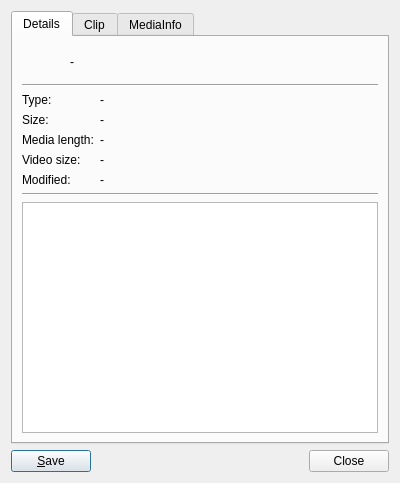
<?xml version="1.0" encoding="UTF-8"?>
<ui version="4.0">
 <class>PropertiesWindow</class>
 <widget class="QDialog" name="PropertiesWindow">
  <property name="geometry">
   <rect>
    <x>0</x>
    <y>0</y>
    <width>400</width>
    <height>483</height>
   </rect>
  </property>
  <property name="windowTitle">
   <string>Properties</string>
  </property>
  <property name="windowIcon">
   <iconset>
    <normalon>:/images/icon/mpc-qt.svg</normalon>
   </iconset>
  </property>
  <layout class="QVBoxLayout" name="mainLayout">
   <item>
    <widget class="QTabWidget" name="tabWidget">
     <property name="sizePolicy">
      <sizepolicy hsizetype="Expanding" vsizetype="Preferred">
       <horstretch>0</horstretch>
       <verstretch>0</verstretch>
      </sizepolicy>
     </property>
     <property name="currentIndex">
      <number>0</number>
     </property>
     <widget class="QWidget" name="detailsTab">
      <attribute name="title">
       <string>Details</string>
      </attribute>
      <layout class="QFormLayout" name="detailsTabLayout">
       <item row="0" column="0" colspan="2">
        <layout class="QHBoxLayout" name="detailsFileLayout" stretch="0,1">
         <property name="spacing">
          <number>16</number>
         </property>
         <item>
          <widget class="QLabel" name="detailsIcon">
           <property name="sizePolicy">
            <sizepolicy hsizetype="Minimum" vsizetype="Minimum">
             <horstretch>0</horstretch>
             <verstretch>0</verstretch>
            </sizepolicy>
           </property>
           <property name="minimumSize">
            <size>
             <width>32</width>
             <height>32</height>
            </size>
           </property>
           <property name="text">
            <string/>
           </property>
          </widget>
         </item>
         <item>
          <widget class="QLabel" name="detailsFilename">
           <property name="text">
            <string notr="true">-</string>
           </property>
           <property name="wordWrap">
            <bool>true</bool>
           </property>
           <property name="textInteractionFlags">
            <set>Qt::TextInteractionFlag::LinksAccessibleByMouse|Qt::TextInteractionFlag::TextSelectableByMouse</set>
           </property>
          </widget>
         </item>
        </layout>
       </item>
       <item row="1" column="0" colspan="2">
        <widget class="Line" name="detailsLine">
         <property name="orientation">
          <enum>Qt::Orientation::Horizontal</enum>
         </property>
        </widget>
       </item>
       <item row="2" column="0">
        <widget class="QLabel" name="detailsTypeLabel">
         <property name="text">
          <string>Type:</string>
         </property>
        </widget>
       </item>
       <item row="2" column="1">
        <widget class="QLabel" name="detailsType">
         <property name="text">
          <string notr="true">-</string>
         </property>
         <property name="textInteractionFlags">
          <set>Qt::TextInteractionFlag::LinksAccessibleByMouse|Qt::TextInteractionFlag::TextSelectableByMouse</set>
         </property>
        </widget>
       </item>
       <item row="3" column="0">
        <widget class="QLabel" name="detailsSizeLabel">
         <property name="text">
          <string>Size:</string>
         </property>
        </widget>
       </item>
       <item row="3" column="1">
        <widget class="QLabel" name="detailsSize">
         <property name="text">
          <string notr="true">-</string>
         </property>
         <property name="textInteractionFlags">
          <set>Qt::TextInteractionFlag::LinksAccessibleByMouse|Qt::TextInteractionFlag::TextSelectableByMouse</set>
         </property>
        </widget>
       </item>
       <item row="4" column="0">
        <widget class="QLabel" name="detailsLengthLabel">
         <property name="text">
          <string>Media length:</string>
         </property>
        </widget>
       </item>
       <item row="4" column="1">
        <widget class="QLabel" name="detailsLength">
         <property name="text">
          <string notr="true">-</string>
         </property>
         <property name="textInteractionFlags">
          <set>Qt::TextInteractionFlag::LinksAccessibleByMouse|Qt::TextInteractionFlag::TextSelectableByMouse</set>
         </property>
        </widget>
       </item>
       <item row="5" column="0">
        <widget class="QLabel" name="detailsVideoSizeLabel">
         <property name="text">
          <string>Video size:</string>
         </property>
        </widget>
       </item>
       <item row="5" column="1">
        <widget class="QLabel" name="detailsVideoSize">
         <property name="text">
          <string notr="true">-</string>
         </property>
         <property name="textInteractionFlags">
          <set>Qt::TextInteractionFlag::LinksAccessibleByMouse|Qt::TextInteractionFlag::TextSelectableByMouse</set>
         </property>
        </widget>
       </item>
       <item row="6" column="0">
        <widget class="QLabel" name="detailsModifiedLabel">
         <property name="text">
          <string>Modified:</string>
         </property>
        </widget>
       </item>
       <item row="6" column="1">
        <widget class="QLabel" name="detailsModified">
         <property name="text">
          <string notr="true">-</string>
         </property>
         <property name="textInteractionFlags">
          <set>Qt::TextInteractionFlag::LinksAccessibleByMouse|Qt::TextInteractionFlag::TextSelectableByMouse</set>
         </property>
        </widget>
       </item>
       <item row="7" column="0" colspan="2">
        <widget class="Line" name="detailsLine_2">
         <property name="orientation">
          <enum>Qt::Orientation::Horizontal</enum>
         </property>
        </widget>
       </item>
       <item row="8" column="0" colspan="2">
        <widget class="QPlainTextEdit" name="detailsTracks">
         <property name="sizePolicy">
          <sizepolicy hsizetype="Expanding" vsizetype="Expanding">
           <horstretch>0</horstretch>
           <verstretch>0</verstretch>
          </sizepolicy>
         </property>
         <property name="lineWrapMode">
          <enum>QPlainTextEdit::LineWrapMode::NoWrap</enum>
         </property>
         <property name="readOnly">
          <bool>true</bool>
         </property>
        </widget>
       </item>
      </layout>
     </widget>
     <widget class="QWidget" name="clipTab">
      <attribute name="title">
       <string>Clip</string>
      </attribute>
      <layout class="QFormLayout" name="clipTabLayout">
       <item row="0" column="0" colspan="2">
        <layout class="QHBoxLayout" name="clipFileLayout" stretch="0,1">
         <property name="spacing">
          <number>16</number>
         </property>
         <item>
          <widget class="QLabel" name="clipIcon">
           <property name="sizePolicy">
            <sizepolicy hsizetype="Minimum" vsizetype="Minimum">
             <horstretch>0</horstretch>
             <verstretch>0</verstretch>
            </sizepolicy>
           </property>
           <property name="minimumSize">
            <size>
             <width>32</width>
             <height>32</height>
            </size>
           </property>
           <property name="text">
            <string/>
           </property>
          </widget>
         </item>
         <item>
          <widget class="QLabel" name="clipFilename">
           <property name="text">
            <string notr="true">-</string>
           </property>
           <property name="wordWrap">
            <bool>true</bool>
           </property>
           <property name="textInteractionFlags">
            <set>Qt::TextInteractionFlag::LinksAccessibleByMouse|Qt::TextInteractionFlag::TextSelectableByMouse</set>
           </property>
          </widget>
         </item>
        </layout>
       </item>
       <item row="1" column="0" colspan="2">
        <widget class="Line" name="clipLine">
         <property name="orientation">
          <enum>Qt::Orientation::Horizontal</enum>
         </property>
        </widget>
       </item>
       <item row="2" column="0">
        <widget class="QLabel" name="clipTitleLabel">
         <property name="sizePolicy">
          <sizepolicy hsizetype="Preferred" vsizetype="Minimum">
           <horstretch>0</horstretch>
           <verstretch>0</verstretch>
          </sizepolicy>
         </property>
         <property name="text">
          <string>Clip:</string>
         </property>
         <property name="alignment">
          <set>Qt::AlignmentFlag::AlignLeading|Qt::AlignmentFlag::AlignLeft|Qt::AlignmentFlag::AlignTop</set>
         </property>
        </widget>
       </item>
       <item row="2" column="1">
        <widget class="QLabel" name="clipTitle">
         <property name="sizePolicy">
          <sizepolicy hsizetype="MinimumExpanding" vsizetype="Minimum">
           <horstretch>0</horstretch>
           <verstretch>0</verstretch>
          </sizepolicy>
         </property>
         <property name="text">
          <string notr="true">-</string>
         </property>
         <property name="alignment">
          <set>Qt::AlignmentFlag::AlignLeading|Qt::AlignmentFlag::AlignLeft|Qt::AlignmentFlag::AlignTop</set>
         </property>
         <property name="wordWrap">
          <bool>true</bool>
         </property>
         <property name="textInteractionFlags">
          <set>Qt::TextInteractionFlag::LinksAccessibleByMouse|Qt::TextInteractionFlag::TextSelectableByMouse</set>
         </property>
        </widget>
       </item>
       <item row="3" column="0">
        <widget class="QLabel" name="clipAuthorLabel">
         <property name="text">
          <string>Author:</string>
         </property>
        </widget>
       </item>
       <item row="3" column="1">
        <widget class="QLabel" name="clipAuthor">
         <property name="text">
          <string notr="true">-</string>
         </property>
         <property name="textInteractionFlags">
          <set>Qt::TextInteractionFlag::LinksAccessibleByMouse|Qt::TextInteractionFlag::TextSelectableByMouse</set>
         </property>
        </widget>
       </item>
       <item row="4" column="0">
        <widget class="QLabel" name="clipCopyrightLabel">
         <property name="text">
          <string>Copyright:</string>
         </property>
        </widget>
       </item>
       <item row="4" column="1">
        <widget class="QLabel" name="clipCopyright">
         <property name="text">
          <string notr="true">-</string>
         </property>
         <property name="textInteractionFlags">
          <set>Qt::TextInteractionFlag::LinksAccessibleByMouse|Qt::TextInteractionFlag::TextSelectableByMouse</set>
         </property>
        </widget>
       </item>
       <item row="5" column="0">
        <widget class="QLabel" name="clipRatingLabel">
         <property name="text">
          <string>Rating:</string>
         </property>
        </widget>
       </item>
       <item row="5" column="1">
        <widget class="QLabel" name="clipRating">
         <property name="text">
          <string notr="true">-</string>
         </property>
         <property name="scaledContents">
          <bool>true</bool>
         </property>
         <property name="wordWrap">
          <bool>true</bool>
         </property>
         <property name="textInteractionFlags">
          <set>Qt::TextInteractionFlag::LinksAccessibleByMouse|Qt::TextInteractionFlag::TextSelectableByMouse</set>
         </property>
        </widget>
       </item>
       <item row="6" column="0" colspan="2">
        <widget class="Line" name="clipLine_2">
         <property name="orientation">
          <enum>Qt::Orientation::Horizontal</enum>
         </property>
        </widget>
       </item>
       <item row="7" column="0">
        <widget class="QLabel" name="clipLocationLabel">
         <property name="sizePolicy">
          <sizepolicy hsizetype="Preferred" vsizetype="Minimum">
           <horstretch>0</horstretch>
           <verstretch>0</verstretch>
          </sizepolicy>
         </property>
         <property name="text">
          <string>Location:</string>
         </property>
         <property name="alignment">
          <set>Qt::AlignmentFlag::AlignLeading|Qt::AlignmentFlag::AlignLeft|Qt::AlignmentFlag::AlignTop</set>
         </property>
        </widget>
       </item>
       <item row="7" column="1">
        <widget class="QLabel" name="clipLocation">
         <property name="sizePolicy">
          <sizepolicy hsizetype="MinimumExpanding" vsizetype="Minimum">
           <horstretch>0</horstretch>
           <verstretch>0</verstretch>
          </sizepolicy>
         </property>
         <property name="text">
          <string notr="true">-</string>
         </property>
         <property name="textFormat">
          <enum>Qt::TextFormat::PlainText</enum>
         </property>
         <property name="alignment">
          <set>Qt::AlignmentFlag::AlignLeading|Qt::AlignmentFlag::AlignLeft|Qt::AlignmentFlag::AlignTop</set>
         </property>
         <property name="wordWrap">
          <bool>true</bool>
         </property>
         <property name="textInteractionFlags">
          <set>Qt::TextInteractionFlag::LinksAccessibleByMouse|Qt::TextInteractionFlag::TextSelectableByMouse</set>
         </property>
        </widget>
       </item>
       <item row="8" column="0" colspan="2">
        <widget class="Line" name="clipLine_3">
         <property name="orientation">
          <enum>Qt::Orientation::Horizontal</enum>
         </property>
        </widget>
       </item>
       <item row="9" column="0">
        <widget class="QLabel" name="clipDescriptionLabel">
         <property name="text">
          <string>Description:</string>
         </property>
         <property name="alignment">
          <set>Qt::AlignmentFlag::AlignLeading|Qt::AlignmentFlag::AlignLeft|Qt::AlignmentFlag::AlignTop</set>
         </property>
        </widget>
       </item>
       <item row="9" column="1">
        <widget class="QPlainTextEdit" name="clipDescription">
         <property name="sizePolicy">
          <sizepolicy hsizetype="Expanding" vsizetype="Expanding">
           <horstretch>0</horstretch>
           <verstretch>0</verstretch>
          </sizepolicy>
         </property>
         <property name="lineWrapMode">
          <enum>QPlainTextEdit::LineWrapMode::NoWrap</enum>
         </property>
         <property name="readOnly">
          <bool>true</bool>
         </property>
        </widget>
       </item>
      </layout>
     </widget>
     <widget class="QWidget" name="mediaInfoTab">
      <attribute name="title">
       <string>MediaInfo</string>
      </attribute>
      <layout class="QVBoxLayout" name="mediaInfoTabLayout">
       <item>
        <widget class="QPlainTextEdit" name="mediaInfoText">
         <property name="sizePolicy">
          <sizepolicy hsizetype="Expanding" vsizetype="Expanding">
           <horstretch>0</horstretch>
           <verstretch>0</verstretch>
          </sizepolicy>
         </property>
         <property name="font">
          <font>
           <family>Monospace</family>
          </font>
         </property>
         <property name="lineWrapMode">
          <enum>QPlainTextEdit::LineWrapMode::NoWrap</enum>
         </property>
         <property name="readOnly">
          <bool>true</bool>
         </property>
        </widget>
       </item>
      </layout>
     </widget>
    </widget>
   </item>
   <item>
    <layout class="QHBoxLayout" name="bottomLayout">
     <item>
      <widget class="QPushButton" name="save">
       <property name="text">
        <string>&amp;Save</string>
       </property>
      </widget>
     </item>
     <item>
      <widget class="QDialogButtonBox" name="buttonBox">
       <property name="orientation">
        <enum>Qt::Orientation::Horizontal</enum>
       </property>
       <property name="standardButtons">
        <set>QDialogButtonBox::StandardButton::Close</set>
       </property>
      </widget>
     </item>
    </layout>
   </item>
  </layout>
 </widget>
 <resources/>
 <connections>
  <connection>
   <sender>buttonBox</sender>
   <signal>accepted()</signal>
   <receiver>PropertiesWindow</receiver>
   <slot>accept()</slot>
   <hints>
    <hint type="sourcelabel">
     <x>248</x>
     <y>254</y>
    </hint>
    <hint type="destinationlabel">
     <x>157</x>
     <y>274</y>
    </hint>
   </hints>
  </connection>
  <connection>
   <sender>buttonBox</sender>
   <signal>rejected()</signal>
   <receiver>PropertiesWindow</receiver>
   <slot>reject()</slot>
   <hints>
    <hint type="sourcelabel">
     <x>316</x>
     <y>260</y>
    </hint>
    <hint type="destinationlabel">
     <x>286</x>
     <y>274</y>
    </hint>
   </hints>
  </connection>
 </connections>
</ui>
